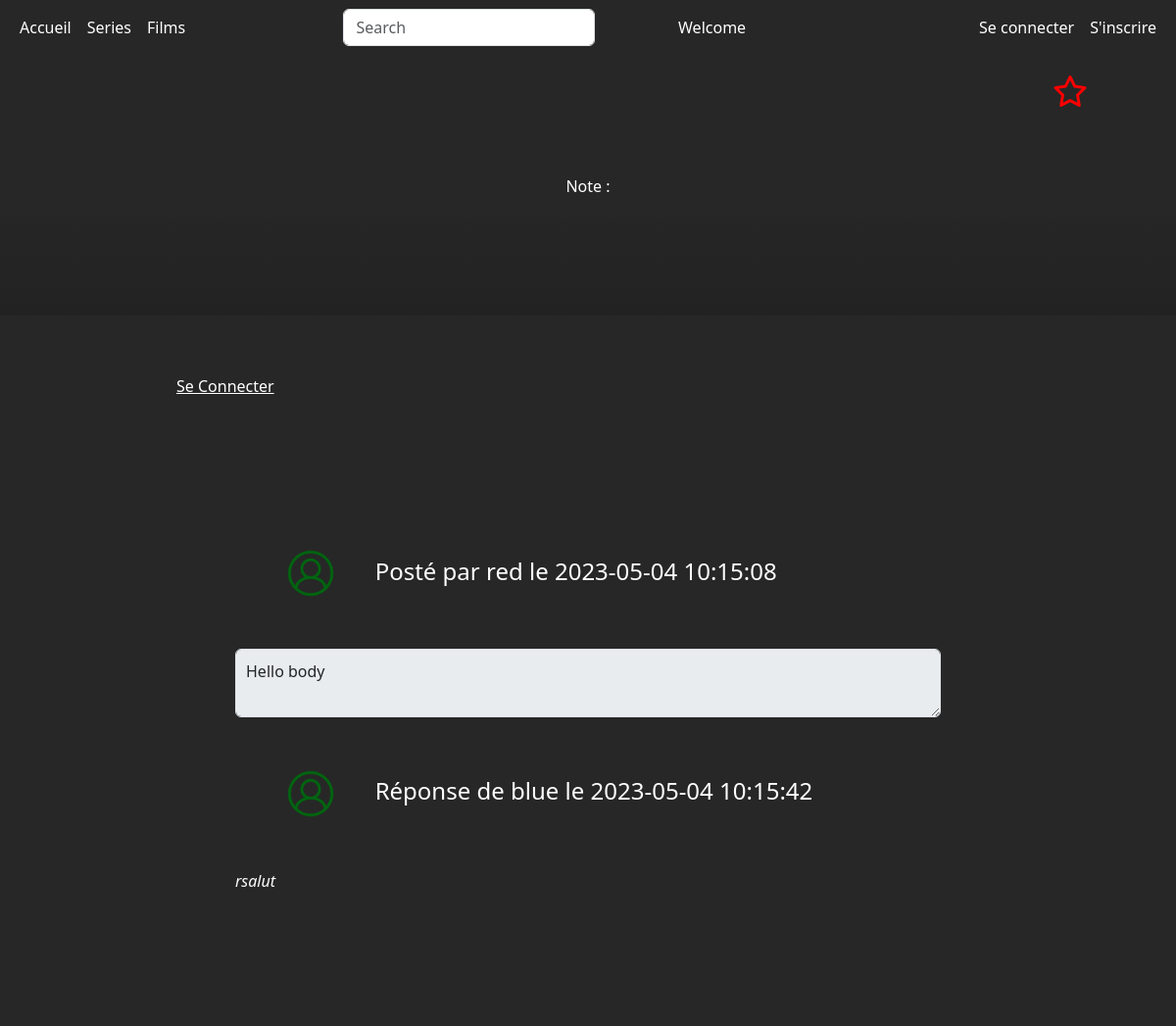
The page /detail.php?id=594767 on the database its author committed.
### tables this page shows
CREATE TABLE IF NOT EXISTS `commentaires` (
  `id` int NOT NULL AUTO_INCREMENT,
  `commentaire` text NOT NULL,
  `id_utilisateur` int NOT NULL,
  `id_film` int NOT NULL,
  `type` varchar(255) NOT NULL,
  `date` datetime NOT NULL,
  PRIMARY KEY (`id`)
);

CREATE TABLE IF NOT EXISTS `users` (
  `id` int NOT NULL AUTO_INCREMENT,
  `login` varchar(255) NOT NULL,
  `email` varchar(255) NOT NULL,
  `firstname` varchar(255) NOT NULL,
  `lastname` varchar(255) NOT NULL,
  `password` varchar(255) NOT NULL,
  `avatar` varchar(255) NOT NULL,
  PRIMARY KEY (`id`)
);

CREATE TABLE IF NOT EXISTS `reponses` (
  `id` int NOT NULL AUTO_INCREMENT,
  `reponse` text NOT NULL,
  `id_utilisateur` int NOT NULL,
  `id_commentaire` int NOT NULL,
  `date_reponse` datetime NOT NULL,
  PRIMARY KEY (`id`)
);

### detail.php (the view, shortened to what this page needs)
<!DOCTYPE html>
<html lang="en">
<head>
    <?php include_once("./inc/link.inc.php") ?>
</head>
<body id="details">
    <header>
        <?php include_once("./inc/nav-inc.php") ?>
    </header>
    <main>
        <div id="detail_container">
            <div id="film-description">
                <div id="img">
                    <form method="POST">
                        <button name="favorite" type='submit'><i id="favori" class="fa-regular fa-star" style="color: #fa0000;"></i></button>
                    </form>
                </div>
                <div id="title">
                </div>
                <div id="note">
                    Note :
                </div>
                <div id="resume">
                </div>
            </div>
            <div id="commentaire">
                <div id="add">
                    <?php
                    if (isset($_SESSION['user']) != null) { ?>
                        <form method="post" action="">
                            <div class="mb-3">
                                <label class="form-label">Commenter</label><br>
                                <textarea rows="3" class="form-control" name="commentaire"></textarea>
                            </div>
                            <div class="mb-3">
                                <input class="btn btn-secondary mb-3" type="submit" name="submit" value="Envoyer le message">
                            </div>
                        </form>
                    <?php
                    } else { ?>
                        <a class="bouton" href="./index.php?connect">Se Connecter</a>
                    <?php
                    }
                    ?>
                </div>
                <?php
                $recupCommentaire = $bdd->prepare("SELECT type, id_film ,`commentaires`.`id`,`commentaires`.`id_utilisateur`, login, avatar, commentaire , date FROM commentaires  JOIN users ON users.id = commentaires.id_utilisateur WHERE id_film = ? ORDER BY date DESC");
                $recupCommentaire->execute([$_GET['id']]);
                $commentaire = $recupCommentaire->fetchAll(PDO::FETCH_ASSOC);
                for ($i = 0; $i < sizeof($commentaire); $i++) :
                ?>
                    <div class="message">
                        <h2><?php if ($commentaire[$i]['login'] === 'admin') { ?>
                            <?php
                                echo "<img src='./style/icone-utilisateur-rouge.png'>";
                            } else {
                                echo "<img src='./style/icone-utilisateur-vert.png'>";
                            }
                            ?>
                            Posté par <?= $commentaire[$i]['login'] ?> le <?= $commentaire[$i]['date'] ?>
                        </h2>
                        <textarea class="form-control" disabled><?= $commentaire[$i]['commentaire'] ?></textarea>
                        <?php
                        $recupReponse = $bdd->prepare("SELECT users.login, users.avatar, reponses.id, reponses.id_utilisateur,reponses.id_commentaire, reponses.reponse, reponses.date_reponse FROM reponses JOIN users ON reponses.id_utilisateur = users.id JOIN commentaires ON reponses.id_commentaire = commentaires.id ORDER BY date_reponse DESC;");
                        $recupReponse->execute([]);
                        $reponse = $recupReponse->fetchAll();
                        for ($a = 0; $a < sizeof($reponse); $a++) :
                            if ($reponse[$a]['id_commentaire'] == $commentaire[$i]['id']) {
                        ?>
                                <div class="reponse">
                                    <h2><?php if ($reponse[$a]['login'] === 'admin') {
                                            echo "<img src='./style/icone-utilisateur-rouge.png'>";
                                        } else {
                                            echo "<img src='./style/icone-utilisateur-vert.png'>";
                                        }
                                        ?>
                                        Réponse de <?= $reponse[$a]['login'] ?> le <?= $reponse[$a]['date_reponse'] ?>
                                    </h2>
                                    <p>
                                        <i>
                                            <?= $reponse[$a]['reponse'] ?>
                                        </i>
                                    </p>
                                </div>
                        <?php
                            }
                        endfor;
                        ?>
                    </div>
                <?php
                endfor;
                ?>
            </div>
        </div>
    </main>
</body>
</html>

### style/origin.css (style rules this page uses)
html,body { margin: 0%; background-color: #272727; padding: 0%; }
body { height: 100vh; }
#details { background-repeat: no-repeat; background-size: cover; background-attachment: fixed; }
a { text-decoration: underline; color: white; }
h2 { margin: 2.5%; font-size: 1.5rem; }
main { height: 100vh; display: flex; flex-direction: column; }
#detail_container { height: 100vh; }
#film-description { margin: 0%; padding: 0%; display: flex; flex-direction: column; }
#img { display: flex; flex-direction: row-reverse; justify-content: space-between; align-items: center; }
#img form { background: linear-gradient(0.25turn, #00000000, #272727); font-size: xx-large; padding: 1% 7% 1% 0%; }
form button { background-color: #00000000; border: none; }
#title { text-align: center; letter-spacing: 1em; padding: 2%; color: white; }
#resume { background: linear-gradient(#00000000, #222222); padding: 5%; color: white; }
#note { text-align: center; color: white; }
img { margin: 5%; height: 200px; }
#commentaire { background-color: #272727; height: auto; color: white; }
#add { padding: 5%; margin-left: 10%; margin-right: 10%; margin-bottom: 5%; }
.message { padding: 0% 20% 10% 20%; }
textarea { overflow:hidden !important; padding:10px !important; display:block !important; }
h2 img { height: 50px !important; }

### rows shown on the page
commentaires: users.login "red", date "2023-05-04 10:15:08", commentaire "Hello body"
reponses: users.login "blue", date_reponse "2023-05-04 10:15:42", reponse "rsalut"
